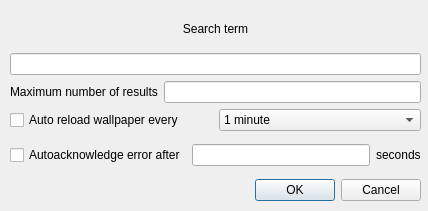
<?xml version="1.0" encoding="UTF-8"?>
<ui version="4.0">
 <class>Dialog</class>
 <widget class="QDialog" name="Dialog">
  <property name="geometry">
   <rect>
    <x>0</x>
    <y>0</y>
    <width>428</width>
    <height>211</height>
   </rect>
  </property>
  <property name="windowTitle">
   <string>Wallflower settings</string>
  </property>
  <widget class="QWidget" name="layoutWidget">
   <property name="geometry">
    <rect>
     <x>10</x>
     <y>10</y>
     <width>411</width>
     <height>191</height>
    </rect>
   </property>
   <layout class="QVBoxLayout" name="verticalLayout">
    <property name="sizeConstraint">
     <enum>QLayout::SizeConstraint::SetNoConstraint</enum>
    </property>
    <item>
     <widget class="QLabel" name="label">
      <property name="baseSize">
       <size>
        <width>0</width>
        <height>0</height>
       </size>
      </property>
      <property name="text">
       <string>Search term</string>
      </property>
      <property name="alignment">
       <set>Qt::AlignmentFlag::AlignCenter</set>
      </property>
     </widget>
    </item>
    <item>
     <widget class="QLineEdit" name="searchTerm">
      <property name="sizePolicy">
       <sizepolicy hsizetype="Expanding" vsizetype="Fixed">
        <horstretch>0</horstretch>
        <verstretch>0</verstretch>
       </sizepolicy>
      </property>
      <property name="toolTip">
       <string>Search term for walpapers</string>
      </property>
     </widget>
    </item>
    <item>
     <layout class="QHBoxLayout" name="horizontalLayout">
      <item>
       <widget class="QLabel" name="label_2">
        <property name="sizePolicy">
         <sizepolicy hsizetype="Fixed" vsizetype="Preferred">
          <horstretch>0</horstretch>
          <verstretch>0</verstretch>
         </sizepolicy>
        </property>
        <property name="maximumSize">
         <size>
          <width>360</width>
          <height>16777215</height>
         </size>
        </property>
        <property name="text">
         <string>Maximum number of results</string>
        </property>
       </widget>
      </item>
      <item>
       <widget class="QLineEdit" name="resultsCutoff">
        <property name="sizePolicy">
         <sizepolicy hsizetype="Expanding" vsizetype="Fixed">
          <horstretch>0</horstretch>
          <verstretch>0</verstretch>
         </sizepolicy>
        </property>
        <property name="maximumSize">
         <size>
          <width>1000</width>
          <height>16777215</height>
         </size>
        </property>
        <property name="toolTip">
         <string>As soon as the number of received results is no less, the search stops</string>
        </property>
       </widget>
      </item>
     </layout>
    </item>
    <item>
     <layout class="QHBoxLayout" name="horizontalLayout_5">
      <item>
       <widget class="QCheckBox" name="autoReload">
        <property name="text">
         <string>Auto reload wallpaper every</string>
        </property>
       </widget>
      </item>
      <item>
       <widget class="QComboBox" name="updateInterval">
        <item>
         <property name="text">
          <string>1 minute</string>
         </property>
        </item>
        <item>
         <property name="text">
          <string>5 minutes</string>
         </property>
        </item>
        <item>
         <property name="text">
          <string>10 minutes</string>
         </property>
        </item>
        <item>
         <property name="text">
          <string>15 minutes</string>
         </property>
        </item>
        <item>
         <property name="text">
          <string>30 minutes</string>
         </property>
        </item>
        <item>
         <property name="text">
          <string>1 hour</string>
         </property>
        </item>
        <item>
         <property name="text">
          <string>2 hours</string>
         </property>
        </item>
        <item>
         <property name="text">
          <string>6 hours</string>
         </property>
        </item>
        <item>
         <property name="text">
          <string>12 hours</string>
         </property>
        </item>
        <item>
         <property name="text">
          <string>24 hours</string>
         </property>
        </item>
       </widget>
      </item>
     </layout>
    </item>
    <item>
     <layout class="QHBoxLayout" name="horizontalLayout_2">
      <item>
       <widget class="QCheckBox" name="autoAcknowledge">
        <property name="text">
         <string>Autoacknowledge error after</string>
        </property>
       </widget>
      </item>
      <item>
       <widget class="QLineEdit" name="autoAcknowledgeInterval"/>
      </item>
      <item>
       <widget class="QLabel" name="label_3">
        <property name="text">
         <string>seconds</string>
        </property>
       </widget>
      </item>
     </layout>
    </item>
    <item>
     <widget class="QDialogButtonBox" name="buttonBox">
      <property name="orientation">
       <enum>Qt::Orientation::Horizontal</enum>
      </property>
      <property name="standardButtons">
       <set>QDialogButtonBox::StandardButton::Cancel|QDialogButtonBox::StandardButton::Ok</set>
      </property>
     </widget>
    </item>
   </layout>
  </widget>
 </widget>
 <resources/>
 <connections>
  <connection>
   <sender>buttonBox</sender>
   <signal>accepted()</signal>
   <receiver>Dialog</receiver>
   <slot>accept()</slot>
   <hints>
    <hint type="sourcelabel">
     <x>250</x>
     <y>199</y>
    </hint>
    <hint type="destinationlabel">
     <x>157</x>
     <y>210</y>
    </hint>
   </hints>
  </connection>
  <connection>
   <sender>buttonBox</sender>
   <signal>rejected()</signal>
   <receiver>Dialog</receiver>
   <slot>reject()</slot>
   <hints>
    <hint type="sourcelabel">
     <x>318</x>
     <y>199</y>
    </hint>
    <hint type="destinationlabel">
     <x>286</x>
     <y>210</y>
    </hint>
   </hints>
  </connection>
  <connection>
   <sender>autoReload</sender>
   <signal>toggled(bool)</signal>
   <receiver>updateInterval</receiver>
   <slot>setEnabled(bool)</slot>
   <hints>
    <hint type="sourcelabel">
     <x>132</x>
     <y>131</y>
    </hint>
    <hint type="destinationlabel">
     <x>418</x>
     <y>132</y>
    </hint>
   </hints>
  </connection>
  <connection>
   <sender>autoAcknowledge</sender>
   <signal>toggled(bool)</signal>
   <receiver>autoAcknowledgeInterval</receiver>
   <slot>setEnabled(bool)</slot>
   <hints>
    <hint type="sourcelabel">
     <x>174</x>
     <y>153</y>
    </hint>
    <hint type="destinationlabel">
     <x>278</x>
     <y>154</y>
    </hint>
   </hints>
  </connection>
 </connections>
</ui>
